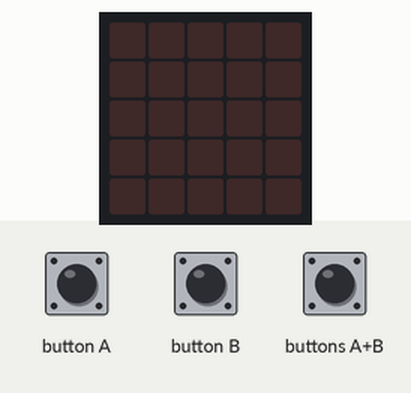
Bench run of a program on a simulated BBC micro:bit (MakeCode). Parts: the board's 5×5 LED display. The inputs (shaded band) are chosen by the test bench. Random numbers come from a fixed seed.

Above: at 1.2 s.
1.3 s: button A pressed for 0.15 s
At 1.7 s:
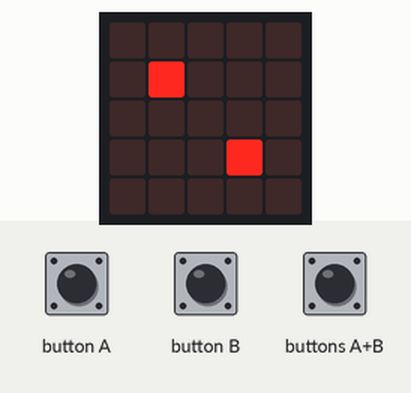
2.9 s: button B pressed for 0.15 s
At 4.1 s:
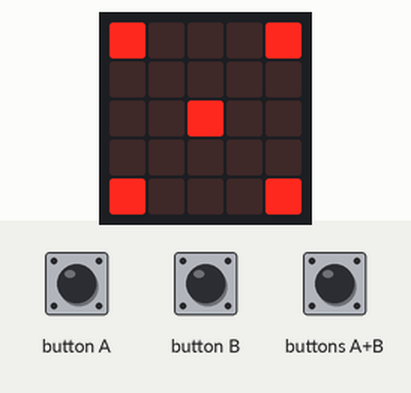
4.5 s: buttons A+B pressed for 0.15 s
At 5.4 s:
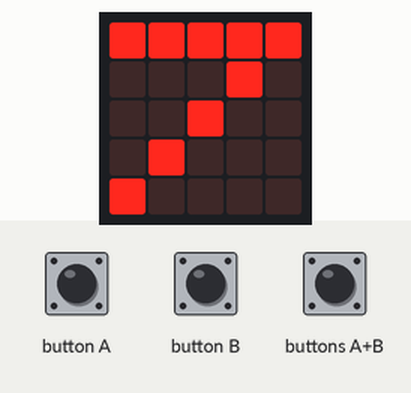
6.1 s: button A pressed for 0.15 s
At 6.6 s:
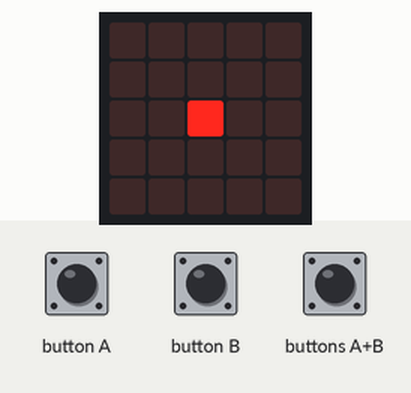
7.7 s: button B pressed for 0.15 s
At 9.0 s:
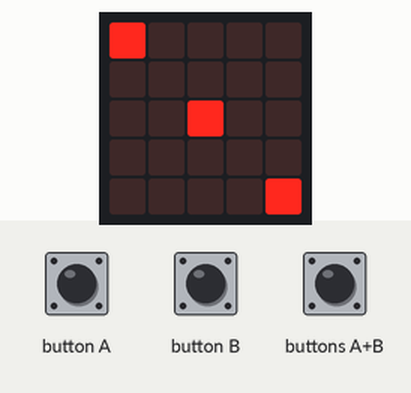
9.3 s: buttons A+B pressed for 1 s
At 11.5 s:
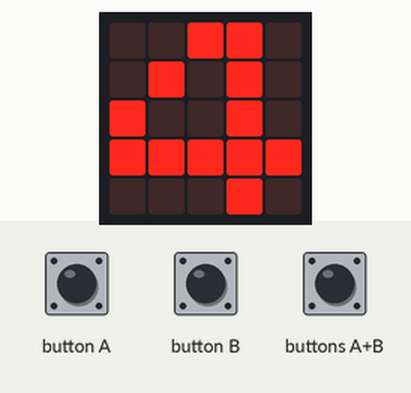
Timing chart, 0 to 12.8 s (numbered marks = the images above; inputs shaded):
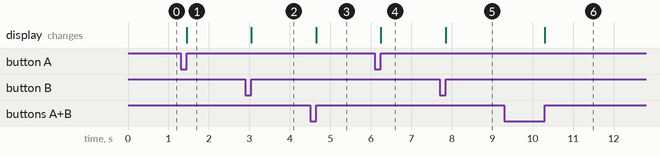

The program:

main.ts
```typescript
let Terning_1 = 0
let Terning_2 = 0
input.onButtonPressed(Button.A, function () {
    Terning_1 = randint(1, 6)
    if (Terning_1 == 1) {
        basic.showLeds(`
            . . . . .
            . . . . .
            . . # . .
            . . . . .
            . . . . .
            `)
    }
    if (Terning_1 == 2) {
        basic.showLeds(`
            . . . . .
            . # . . .
            . . . . .
            . . . # .
            . . . . .
            `)
    }
    if (Terning_1 == 3) {
        basic.showLeds(`
            # . . . .
            . . . . .
            . . # . .
            . . . . .
            . . . . #
            `)
    }
    if (Terning_1 == 4) {
        basic.showLeds(`
            . . . . .
            . # . # .
            . . . . .
            . # . # .
            . . . . .
            `)
    }
    if (Terning_1 == 5) {
        basic.showLeds(`
            # . . . #
            . . . . .
            . . # . .
            . . . . .
            # . . . #
            `)
    }
    if (Terning_1 == 6) {
        basic.showLeds(`
            # . . # .
            . . . . .
            # . . # .
            . . . . .
            # . . # .
            `)
    }
})
input.onButtonPressed(Button.AB, function () {
    basic.showNumber(Terning_1 + Terning_2)
})
input.onButtonPressed(Button.B, function () {
    Terning_2 = randint(1, 6)
    if (Terning_2 == 1) {
        basic.showLeds(`
            . . . . .
            . . . . .
            . . # . .
            . . . . .
            . . . . .
            `)
    }
    if (Terning_2 == 2) {
        basic.showLeds(`
            . . . . .
            . # . . .
            . . . . .
            . . . # .
            . . . . .
            `)
    }
    if (Terning_2 == 3) {
        basic.showLeds(`
            # . . . .
            . . . . .
            . . # . .
            . . . . .
            . . . . #
            `)
    }
    if (Terning_2 == 4) {
        basic.showLeds(`
            . . . . .
            . # . # .
            . . . . .
            . # . # .
            . . . . .
            `)
    }
    if (Terning_2 == 5) {
        basic.showLeds(`
            # . . . #
            . . . . .
            . . # . .
            . . . . .
            # . . . #
            `)
    }
    if (Terning_2 == 6) {
        basic.showLeds(`
            # . . # .
            . . . . .
            # . . # .
            . . . . .
            # . . # .
            `)
    }
})
```

test.ts
```typescript
// testene settes inn her; disse vil ikke kompilert så lenge denne pakken blir brukt som en utvidelse.
```

Measured:
- after the input at 1.3 s, the display: changes after 0.15 s (image 1)
- after the input at 2.9 s, the display: changes after 0.15 s (image 2)
- after the input at 4.5 s, the display: changes after 0.15 s (image 3)
- after the input at 6.1 s, the display: changes after 0.15 s (image 4)
- after the input at 7.7 s, the display: changes after 0.15 s (image 5)
- after the input at 9.3 s, the display: changes after 1.0 s (image 6)
